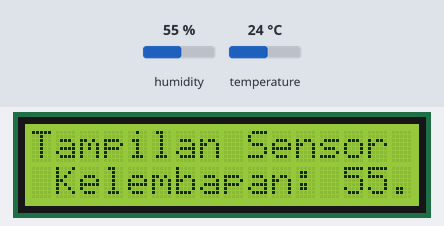
The program below on a simulated ESP32. On the bench: 16×2 character LCD. The test bench sets the inputs (shaded band); at power-on: humidity 55 %, temperature 24 °C.

Above: at 1.2 s.
1.3 s: humidity set to 22 %
At 2.5 s:
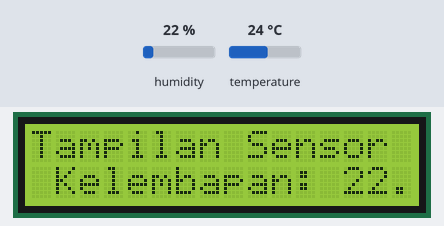
4.1 s: humidity set to 40 %
At 5.2 s:
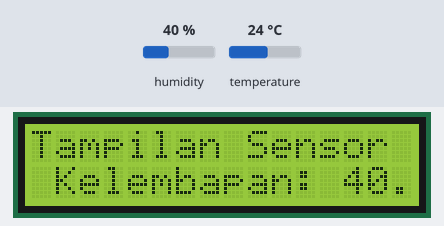
6.9 s: humidity set to 68 %
At 9.6 s:
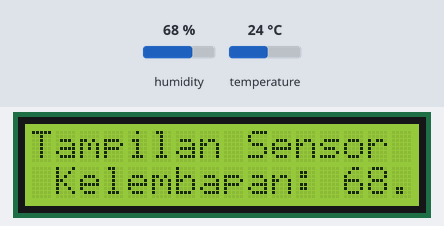
Timing chart, 0 to 11.1 s (numbered marks = the images above; inputs shaded):
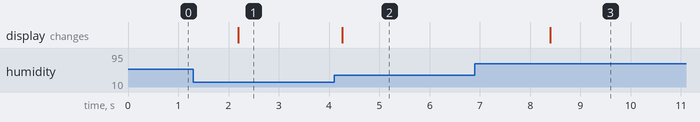

Measured:
- after the input at 1.3 s, the display: changes after 0.90 s (image 1)
- after the input at 4.1 s, the display: changes after 0.17 s (image 2)
- after the input at 6.9 s, the display: changes after 1.5 s (image 3)

The program:

main.cpp
```cpp
#include <Arduino.h>
//RUMIRIS BUTARRBUTAR
//233140707111130
//LCD I2C dengan sensor suhu

#include <Wire.h>
#include <LiquidCrystal_I2C.h>
#include "DHTesp.h"

LiquidCrystal_I2C lcd(0x27,16,2);

float temperature; //tipe data temperature
const int DHT_PIN = 13; //kaki DHT-22 pada ESP 32

DHTesp dhtSensor;

void setup() {
  Wire.begin();
  Serial.begin(115200);
  dhtSensor.setup(DHT_PIN, DHTesp::DHT22);
  lcd.init();
  lcd.backlight();
}

void loop() {
  TempAndHumidity  data = dhtSensor.getTempAndHumidity();
  lcd.clear();

  lcd.setCursor(0,0); //Menampilkan text di posisi kolom ke 0 baris ke 0
  lcd.println ("Tampilan Sensor Suhu");

  lcd.setCursor(3,2); //Menampilkan text di posisi kolom ke 3 baris ke 3
  lcd.println ("Suhu : " + String(data.temperature, 2) + " C");

  lcd.setCursor(1,3);
  lcd.print("Kelembapan: " + String(data.humidity, 2) + " %");


  delay (2000); //Delay selama 2s
}
```
